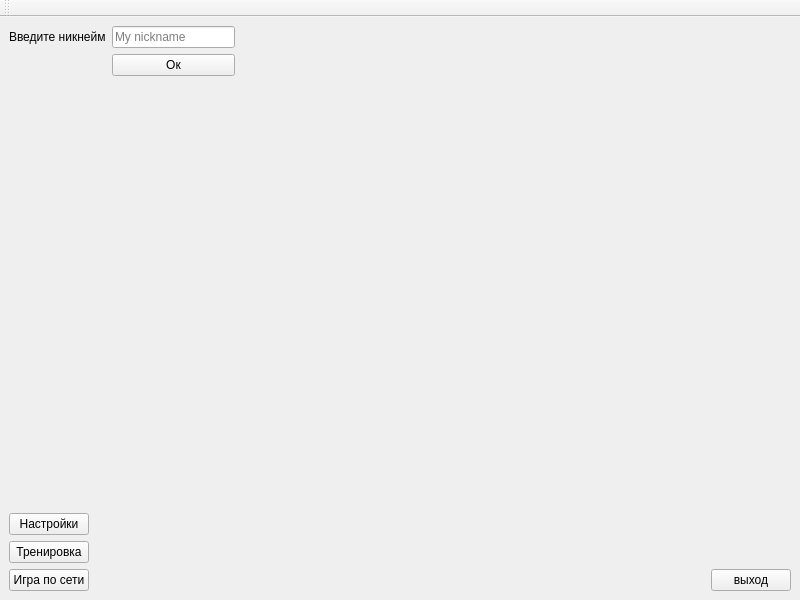
<?xml version="1.0" encoding="UTF-8"?>
<ui version="4.0">
 <class>MainWindow</class>
 <widget class="QMainWindow" name="MainWindow">
  <property name="enabled">
   <bool>true</bool>
  </property>
  <property name="geometry">
   <rect>
    <x>0</x>
    <y>0</y>
    <width>800</width>
    <height>600</height>
   </rect>
  </property>
  <property name="windowTitle">
   <string>MainWindow</string>
  </property>
  <widget class="QWidget" name="centralwidget">
   <layout class="QGridLayout" name="gridLayout">
    <item row="0" column="3">
     <spacer name="verticalSpacer">
      <property name="orientation">
       <enum>Qt::Vertical</enum>
      </property>
      <property name="sizeHint" stdset="0">
       <size>
        <width>20</width>
        <height>40</height>
       </size>
      </property>
     </spacer>
    </item>
    <item row="5" column="1">
     <spacer name="horizontalSpacer">
      <property name="orientation">
       <enum>Qt::Horizontal</enum>
      </property>
      <property name="sizeHint" stdset="0">
       <size>
        <width>40</width>
        <height>20</height>
       </size>
      </property>
     </spacer>
    </item>
    <item row="5" column="0">
     <layout class="QFormLayout" name="formLayout_2">
      <item row="2" column="0">
       <widget class="QPushButton" name="offline_button">
        <property name="text">
         <string>Тренировка</string>
        </property>
       </widget>
      </item>
      <item row="3" column="0">
       <widget class="QPushButton" name="online_button">
        <property name="text">
         <string>Игра по сети</string>
        </property>
       </widget>
      </item>
      <item row="0" column="0">
       <spacer name="verticalSpacer_3">
        <property name="orientation">
         <enum>Qt::Vertical</enum>
        </property>
        <property name="sizeHint" stdset="0">
         <size>
          <width>20</width>
          <height>40</height>
         </size>
        </property>
       </spacer>
      </item>
      <item row="1" column="0">
       <widget class="QPushButton" name="settings_button">
        <property name="text">
         <string>Настройки</string>
        </property>
       </widget>
      </item>
     </layout>
    </item>
    <item row="5" column="3">
     <layout class="QGridLayout" name="gridLayout_3">
      <item row="1" column="0">
       <widget class="QPushButton" name="quit_button">
        <property name="sizePolicy">
         <sizepolicy hsizetype="Minimum" vsizetype="Preferred">
          <horstretch>0</horstretch>
          <verstretch>0</verstretch>
         </sizepolicy>
        </property>
        <property name="text">
         <string>выход</string>
        </property>
       </widget>
      </item>
      <item row="0" column="0">
       <spacer name="verticalSpacer_4">
        <property name="orientation">
         <enum>Qt::Vertical</enum>
        </property>
        <property name="sizeHint" stdset="0">
         <size>
          <width>20</width>
          <height>40</height>
         </size>
        </property>
       </spacer>
      </item>
     </layout>
    </item>
    <item row="0" column="0">
     <layout class="QGridLayout" name="gridLayout_2">
      <item row="7" column="0" rowspan="2">
       <widget class="QLabel" name="profile_pic_label">
        <property name="sizePolicy">
         <sizepolicy hsizetype="Fixed" vsizetype="Fixed">
          <horstretch>80</horstretch>
          <verstretch>0</verstretch>
         </sizepolicy>
        </property>
        <property name="minimumSize">
         <size>
          <width>80</width>
          <height>80</height>
         </size>
        </property>
        <property name="maximumSize">
         <size>
          <width>80</width>
          <height>80</height>
         </size>
        </property>
        <property name="baseSize">
         <size>
          <width>80</width>
          <height>80</height>
         </size>
        </property>
        <property name="text">
         <string notr="true"/>
        </property>
        <property name="pixmap">
         <pixmap resource="images.qrc">:/images/avatar_default.png</pixmap>
        </property>
        <property name="scaledContents">
         <bool>true</bool>
        </property>
       </widget>
      </item>
      <item row="6" column="1">
       <widget class="QPushButton" name="nickname_button">
        <property name="text">
         <string>Ок</string>
        </property>
       </widget>
      </item>
      <item row="3" column="2">
       <spacer name="horizontalSpacer_2">
        <property name="orientation">
         <enum>Qt::Horizontal</enum>
        </property>
        <property name="sizeHint" stdset="0">
         <size>
          <width>40</width>
          <height>20</height>
         </size>
        </property>
       </spacer>
      </item>
      <item row="3" column="1">
       <widget class="QLineEdit" name="nickname_field">
        <property name="sizePolicy">
         <sizepolicy hsizetype="Expanding" vsizetype="Preferred">
          <horstretch>0</horstretch>
          <verstretch>0</verstretch>
         </sizepolicy>
        </property>
        <property name="mouseTracking">
         <bool>true</bool>
        </property>
        <property name="focusPolicy">
         <enum>Qt::ClickFocus</enum>
        </property>
        <property name="autoFillBackground">
         <bool>false</bool>
        </property>
        <property name="locale">
         <locale language="English" country="UnitedStates"/>
        </property>
        <property name="placeholderText">
         <string>My nickname</string>
        </property>
       </widget>
      </item>
      <item row="7" column="1">
       <widget class="QLabel" name="nickname_label">
        <property name="font">
         <font>
          <family>Microsoft YaHei UI</family>
          <pointsize>18</pointsize>
          <weight>50</weight>
          <bold>false</bold>
         </font>
        </property>
        <property name="text">
         <string/>
        </property>
       </widget>
      </item>
      <item row="3" column="0">
       <widget class="QLabel" name="insert_nickname_label">
        <property name="text">
         <string>Введите никнейм</string>
        </property>
       </widget>
      </item>
      <item row="9" column="0">
       <spacer name="verticalSpacer_5">
        <property name="orientation">
         <enum>Qt::Vertical</enum>
        </property>
        <property name="sizeHint" stdset="0">
         <size>
          <width>20</width>
          <height>40</height>
         </size>
        </property>
       </spacer>
      </item>
     </layout>
    </item>
   </layout>
  </widget>
  <widget class="QToolBar" name="toolBar">
   <property name="windowTitle">
    <string>toolBar</string>
   </property>
   <attribute name="toolBarArea">
    <enum>TopToolBarArea</enum>
   </attribute>
   <attribute name="toolBarBreak">
    <bool>false</bool>
   </attribute>
  </widget>
 </widget>
 <resources>
  <include location="images.qrc"/>
 </resources>
 <connections/>
</ui>
